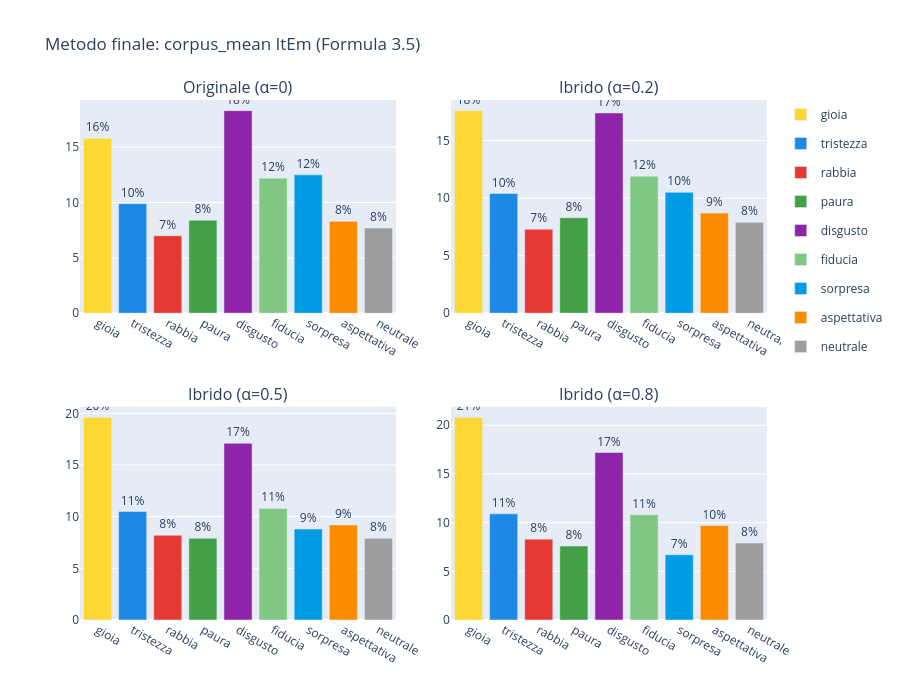

Notebook code for this chart:
### Code cell
plot_emotion_grid(
    panels=list(results_final.items()),
    total=total,
    title='Metodo finale: corpus_mean ItEm (Formula 3.5)',
).show()

### Figure 1 — Plotly figure (JSON) as saved in the notebook; plotly's stock layout.template omitted (floating-point values rounded to 4 significant figures)
{"data": [{"legendgroup": "gioia", "marker": {"color": "#FDD835"}, "name": "gioia", "showlegend": true, "text": ["16%"], "textposition": "outside", "x": ["gioia"], "y": [15.8], "type": "bar", "xaxis": "x", "yaxis": "y"}, {"legendgroup": "tristezza", "marker": {"color": "#1E88E5"}, "name": "tristezza", "showlegend": true, "text": ["10%"], "textposition": "outside", "x": ["tristezza"], "y": [9.9], "type": "bar", "xaxis": "x", "yaxis": "y"}, {"legendgroup": "rabbia", "marker": {"color": "#E53935"}, "name": "rabbia", "showlegend": true, "text": ["7%"], "textposition": "outside", "x": ["rabbia"], "y": [7.0], "type": "bar", "xaxis": "x", "yaxis": "y"}, {"legendgroup": "paura", "marker": {"color": "#43A047"}, "name": "paura", "showlegend": true, "text": ["8%"], "textposition": "outside", "x": ["paura"], "y": [8.4], "type": "bar", "xaxis": "x", "yaxis": "y"}, {"legendgroup": "disgusto", "marker": {"color": "#8E24AA"}, "name": "disgusto", "showlegend": true, "text": ["18%"], "textposition": "outside", "x": ["disgusto"], "y": [18.3], "type": "bar", "xaxis": "x", "yaxis": "y"}, {"legendgroup": "fiducia", "marker": {"color": "#81C784"}, "name": "fiducia", "showlegend": true, "text": ["12%"], "textposition": "outside", "x": ["fiducia"], "y": [12.2], "type": "bar", "xaxis": "x", "yaxis": "y"}, {"legendgroup": "sorpresa", "marker": {"color": "#039BE5"}, "name": "sorpresa", "showlegend": true, "text": ["12%"], "textposition": "outside", "x": ["sorpresa"], "y": [12.5], "type": "bar", "xaxis": "x", "yaxis": "y"}, {"legendgroup": "aspettativa", "marker": {"color": "#FB8C00"}, "name": "aspettativa", "showlegend": true, "text": ["8%"], "textposition": "outside", "x": ["aspettativa"], "y": [8.3], "type": "bar", "xaxis": "x", "yaxis": "y"}, {"legendgroup": "neutrale", "marker": {"color": "#9E9E9E"}, "name": "neutrale", "showlegend": true, "text": ["8%"], "textposition": "outside", "x": ["neutrale"], "y": [7.7], "type": "bar", "xaxis": "x", "yaxis": "y"}, {"legendgroup": "gioia", "marker": {"color": "#FDD835"}, "name": "gioia", "showlegend": false, "text": ["18%"], "textposition": "outside", "x": ["gioia"], "y": [17.6], "type": "bar", "xaxis": "x2", "yaxis": "y2"}, {"legendgroup": "tristezza", "marker": {"color": "#1E88E5"}, "name": "tristezza", "showlegend": false, "text": ["10%"], "textposition": "outside", "x": ["tristezza"], "y": [10.4], "type": "bar", "xaxis": "x2", "yaxis": "y2"}, {"legendgroup": "rabbia", "marker": {"color": "#E53935"}, "name": "rabbia", "showlegend": false, "text": ["7%"], "textposition": "outside", "x": ["rabbia"], "y": [7.3], "type": "bar", "xaxis": "x2", "yaxis": "y2"}, {"legendgroup": "paura", "marker": {"color": "#43A047"}, "name": "paura", "showlegend": false, "text": ["8%"], "textposition": "outside", "x": ["paura"], "y": [8.3], "type": "bar", "xaxis": "x2", "yaxis": "y2"}, {"legendgroup": "disgusto", "marker": {"color": "#8E24AA"}, "name": "disgusto", "showlegend": false, "text": ["17%"], "textposition": "outside", "x": ["disgusto"], "y": [17.4], "type": "bar", "xaxis": "x2", "yaxis": "y2"}, {"legendgroup": "fiducia", "marker": {"color": "#81C784"}, "name": "fiducia", "showlegend": false, "text": ["12%"], "textposition": "outside", "x": ["fiducia"], "y": [11.9], "type": "bar", "xaxis": "x2", "yaxis": "y2"}, {"legendgroup": "sorpresa", "marker": {"color": "#039BE5"}, "name": "sorpresa", "showlegend": false, "text": ["10%"], "textposition": "outside", "x": ["sorpresa"], "y": [10.5], "type": "bar", "xaxis": "x2", "yaxis": "y2"}, {"legendgroup": "aspettativa", "marker": {"color": "#FB8C00"}, "name": "aspettativa", "showlegend": false, "text": ["9%"], "textposition": "outside", "x": ["aspettativa"], "y": [8.7], "type": "bar", "xaxis": "x2", "yaxis": "y2"}, {"legendgroup": "neutrale", "marker": {"color": "#9E9E9E"}, "name": "neutrale", "showlegend": false, "text": ["8%"], "textposition": "outside", "x": ["neutrale"], "y": [7.9], "type": "bar", "xaxis": "x2", "yaxis": "y2"}, {"legendgroup": "gioia", "marker": {"color": "#FDD835"}, "name": "gioia", "showlegend": false, "text": ["20%"], "textposition": "outside", "x": ["gioia"], "y": [19.6], "type": "bar", "xaxis": "x3", "yaxis": "y3"}, {"legendgroup": "tristezza", "marker": {"color": "#1E88E5"}, "name": "tristezza", "showlegend": false, "text": ["11%"], "textposition": "outside", "x": ["tristezza"], "y": [10.5], "type": "bar", "xaxis": "x3", "yaxis": "y3"}, {"legendgroup": "rabbia", "marker": {"color": "#E53935"}, "name": "rabbia", "showlegend": false, "text": ["8%"], "textposition": "outside", "x": ["rabbia"], "y": [8.2], "type": "bar", "xaxis": "x3", "yaxis": "y3"}, {"legendgroup": "paura", "marker": {"color": "#43A047"}, "name": "paura", "showlegend": false, "text": ["8%"], "textposition": "outside", "x": ["paura"], "y": [7.9], "type": "bar", "xaxis": "x3", "yaxis": "y3"}, {"legendgroup": "disgusto", "marker": {"color": "#8E24AA"}, "name": "disgusto", "showlegend": false, "text": ["17%"], "textposition": "outside", "x": ["disgusto"], "y": [17.1], "type": "bar", "xaxis": "x3", "yaxis": "y3"}, {"legendgroup": "fiducia", "marker": {"color": "#81C784"}, "name": "fiducia", "showlegend": false, "text": ["11%"], "textposition": "outside", "x": ["fiducia"], "y": [10.8], "type": "bar", "xaxis": "x3", "yaxis": "y3"}, {"legendgroup": "sorpresa", "marker": {"color": "#039BE5"}, "name": "sorpresa", "showlegend": false, "text": ["9%"], "textposition": "outside", "x": ["sorpresa"], "y": [8.8], "type": "bar", "xaxis": "x3", "yaxis": "y3"}, {"legendgroup": "aspettativa", "marker": {"color": "#FB8C00"}, "name": "aspettativa", "showlegend": false, "text": ["9%"], "textposition": "outside", "x": ["aspettativa"], "y": [9.2], "type": "bar", "xaxis": "x3", "yaxis": "y3"}, {"legendgroup": "neutrale", "marker": {"color": "#9E9E9E"}, "name": "neutrale", "showlegend": false, "text": ["8%"], "textposition": "outside", "x": ["neutrale"], "y": [7.9], "type": "bar", "xaxis": "x3", "yaxis": "y3"}, {"legendgroup": "gioia", "marker": {"color": "#FDD835"}, "name": "gioia", "showlegend": false, "text": ["21%"], "textposition": "outside", "x": ["gioia"], "y": [20.8], "type": "bar", "xaxis": "x4", "yaxis": "y4"}, {"legendgroup": "tristezza", "marker": {"color": "#1E88E5"}, "name": "tristezza", "showlegend": false, "text": ["11%"], "textposition": "outside", "x": ["tristezza"], "y": [10.9], "type": "bar", "xaxis": "x4", "yaxis": "y4"}, {"legendgroup": "rabbia", "marker": {"color": "#E53935"}, "name": "rabbia", "showlegend": false, "text": ["8%"], "textposition": "outside", "x": ["rabbia"], "y": [8.3], "type": "bar", "xaxis": "x4", "yaxis": "y4"}, {"legendgroup": "paura", "marker": {"color": "#43A047"}, "name": "paura", "showlegend": false, "text": ["8%"], "textposition": "outside", "x": ["paura"], "y": [7.6], "type": "bar", "xaxis": "x4", "yaxis": "y4"}, {"legendgroup": "disgusto", "marker": {"color": "#8E24AA"}, "name": "disgusto", "showlegend": false, "text": ["17%"], "textposition": "outside", "x": ["disgusto"], "y": [17.2], "type": "bar", "xaxis": "x4", "yaxis": "y4"}, {"legendgroup": "fiducia", "marker": {"color": "#81C784"}, "name": "fiducia", "showlegend": false, "text": ["11%"], "textposition": "outside", "x": ["fiducia"], "y": [10.8], "type": "bar", "xaxis": "x4", "yaxis": "y4"}, {"legendgroup": "sorpresa", "marker": {"color": "#039BE5"}, "name": "sorpresa", "showlegend": false, "text": ["7%"], "textposition": "outside", "x": ["sorpresa"], "y": [6.7], "type": "bar", "xaxis": "x4", "yaxis": "y4"}, {"legendgroup": "aspettativa", "marker": {"color": "#FB8C00"}, "name": "aspettativa", "showlegend": false, "text": ["10%"], "textposition": "outside", "x": ["aspettativa"], "y": [9.7], "type": "bar", "xaxis": "x4", "yaxis": "y4"}, {"legendgroup": "neutrale", "marker": {"color": "#9E9E9E"}, "name": "neutrale", "showlegend": false, "text": ["8%"], "textposition": "outside", "x": ["neutrale"], "y": [7.9], "type": "bar", "xaxis": "x4", "yaxis": "y4"}], "layout": {"xaxis": {"anchor": "y", "domain": [0.0, 0.46]}, "yaxis": {"anchor": "x", "domain": [0.59, 1.0]}, "xaxis2": {"anchor": "y2", "domain": [0.54, 1.0]}, "yaxis2": {"anchor": "x2", "domain": [0.59, 1.0]}, "xaxis3": {"anchor": "y3", "domain": [0.0, 0.46]}, "yaxis3": {"anchor": "x3", "domain": [0.0, 0.41]}, "xaxis4": {"anchor": "y4", "domain": [0.54, 1.0]}, "yaxis4": {"anchor": "x4", "domain": [0.0, 0.41]}, "annotations": [{"font": {"size": 16}, "showarrow": false, "text": "Originale (α=0)", "x": 0.23, "xanchor": "center", "xref": "paper", "y": 1.0, "yanchor": "bottom", "yref": "paper"}, {"font": {"size": 16}, "showarrow": false, "text": "Ibrido (α=0.2)", "x": 0.77, "xanchor": "center", "xref": "paper", "y": 1.0, "yanchor": "bottom", "yref": "paper"}, {"font": {"size": 16}, "showarrow": false, "text": "Ibrido (α=0.5)", "x": 0.23, "xanchor": "center", "xref": "paper", "y": 0.41, "yanchor": "bottom", "yref": "paper"}, {"font": {"size": 16}, "showarrow": false, "text": "Ibrido (α=0.8)", "x": 0.77, "xanchor": "center", "xref": "paper", "y": 0.41, "yanchor": "bottom", "yref": "paper"}], "title": {"text": "Metodo finale: corpus_mean ItEm (Formula 3.5)"}, "barmode": "group", "height": 700}}
